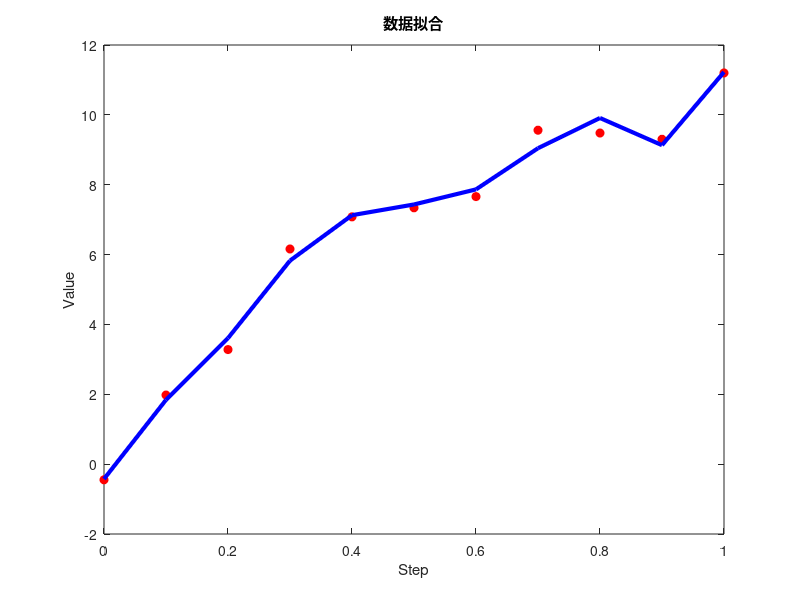

Here is the MATLAB script that generated this plot:
x=[0:0.1:1];
y=[-0.447,1.978,3.28,6.16,7.08,7.34,7.66,9.56,9.48,9.3,11.2];
p=polyfit(x,y,7);
figure;
y1=polyval(p,x);
plot(x,y,'ro','MarkerFaceColor','r');
title('数据拟合');
xlabel('Step');
ylabel('Value');
hold on;
plot(x,y1,'b-','LineWidth',3);
hold off;